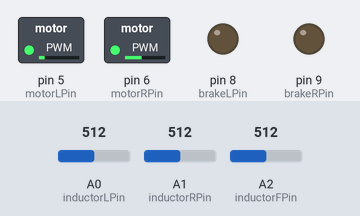
This sketch was run on a simulated Arduino Uno, built with avr-gcc and run on an emulated ATmega328P. On the bench: switched loads named in the sketch (green lamp = pin HIGH), output pins drawn as LEDs (lit = HIGH). The test bench sets the inputs (shaded band); at power-on: A0 (inductorLPin) = 512, A2 (inductorFPin) = 512, A1 (inductorRPin) = 512.

Above: at 1.2 s.
1.3 s: A0 (inductorLPin) set to 340
At 2.4 s:
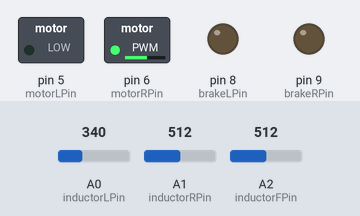
2.8 s: A2 (inductorFPin) set to 358
5.8 s: A2 (inductorFPin) set to 338
8.5 s: A1 (inductorRPin) set to 340
At 9.0 s:
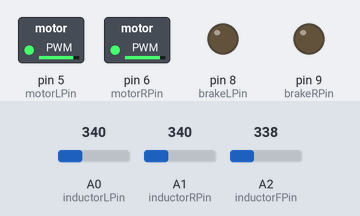
11.0 s: A0 (inductorLPin) set to 511
At 12.1 s:
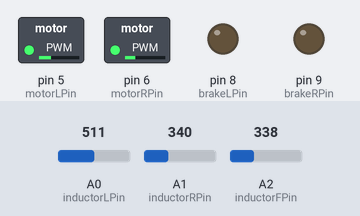
12.5 s: A1 (inductorRPin) set to 716
At 13.3 s:
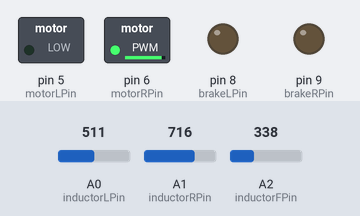
Timing chart, 0 to 34.2 s (numbered marks = the images above; inputs shaded):
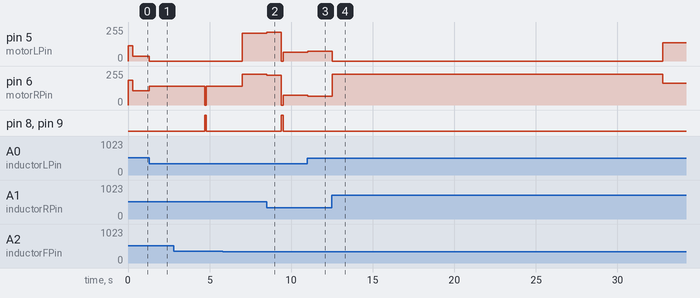

Measured:
- after the input at 1.3 s, pin 5 (motorLPin): 34/255 → 0/255 at once; pin 6 (motorRPin): 106/255 → 140/255 at once
- after the input at 8.5 s, pin 5 (motorLPin): 209/255 → 217/255 at once, → 0/255 0.90 s later, → 67/255 0.10 s later
- after the input at 11.0 s, pin 5 (motorLPin): 67/255 → 75/255 at once; pin 6 (motorRPin): 72/255 → 64/255 at once
- after the input at 12.5 s, pin 5 (motorLPin): 75/255 → 0/255 at once, → 137/255 20.3 s later; pin 6 (motorRPin): 64/255 → 232/255 at once, → 162/255 20.3 s later

The sketch:

brake_test.ino
```cpp
////////////////////////////////////////////////////////////////////////////////
/*
Mouse.ino
C++ code for controlling a line following robot.
Inductors are used as pickup coils to sense an induced voltage from a wire
(20kHz, 1A pp). An additional optical sensor is used to look ahead, and
determine if the robot is travelling straight; if so, the motor speed is
increased.
PID control is used to control the robots positioning (PID.h library)

Author: Alex Robb, University of Bath
Date: 17/2/19
*/
////////////////////////////////////////////////////////////////////////////////
//Includes and libraries

#include <PID_v1.h>

#define motorLPin 5
#define motorRPin 6
#define brakeLPin 8
#define brakeRPin 9

#define inductorLPin A0
#define inductorRPin A1
#define inductorFPin A2

////////////////////////////////////////////////////////////////////////////////
//PID setup
int baseSpeed = 70;
const int boostSpeed = 220;
const int startSpeed = 150;
const int slowSpeed = 0;

//Setpoint for inductor voltage
double setpoint;
//Result of adding both inductor inputs
double totalError;

//Output of PID calculation, added/subtracted from motor speed
double motorChange;

bool brake;

//Varibles to store values from inductor
int inductorLValue;
int inductorRValue;
int inductorFValue;

double distanceError;

double kp = 12;
double ki = 0;
double kd = 0.5;

//Create PID object   (input, setpoint, kp, ki, kd, sampleTime)
PID sensorPID(&distanceError, &motorChange, &setpoint, kp, ki, kd, DIRECT);

////////////////////////////////////////////////////////////////////////////////
//Setup: run once
void setup() {

  //Set pimodes to input/output
  pinMode(inductorLPin, INPUT);
  pinMode(inductorRPin, INPUT);
  pinMode(motorLPin, OUTPUT);
  pinMode(motorRPin, OUTPUT);
  pinMode(brakeLPin, OUTPUT);
  pinMode(brakeRPin, OUTPUT);
  pinMode(7,INPUT_PULLUP);

  //Initialise the inductor value variables
  inductorLValue = analogRead(inductorLPin);
  inductorRValue = analogRead(inductorRPin);

  //totalError = inductorLeftValue - inductorRightValue;
  totalError = inductorLValue - inductorRValue;
  distanceError = (0.05244*totalError) + (3.013);
  //distanceError = (-5.065e-8*pow(totalError,3)) + (-2.839e-07*pow(totalError,2)) + (0.09438*totalError) + 0.2026;

  //Initialise setpoint variable as current position error
  //Position the inductors equidistant from the wire, and turn arduino power on
  setpoint = distanceError+3;
  brake = false;

  sensorPID.SetOutputLimits((-1 * baseSpeed), baseSpeed);

  sensorPID.SetMode(AUTOMATIC);

  sensorPID.SetSampleTime(1);

  //Serial.begin(9600);
}
////////////////////////////////////////////////////////////////////////////////
//brake: brakes the motors
void brakeMotor(){
  digitalWrite(motorRPin, LOW);
  digitalWrite(motorLPin, LOW);
  delay(2);
  digitalWrite(brakeRPin, HIGH);
  digitalWrite(brakeLPin, HIGH);
}
////////////////////////////////////////////////////////////////////////////////
//setMotorSpeeds: sets the speed of both left/right motors
void setMotorSpeeds(){
  int motorLSpeed;
  int motorRSpeed;

  int now = millis();
  brake = false;


  if(now>9400 && now<=9500 || now>4700 && now<4800){
    brakeMotor();
    brake = true;

  }
  else if(now > 7000 && now <= 9450){
    motorLSpeed = boostSpeed - motorChange;
    motorRSpeed = boostSpeed + motorChange;
    sensorPID.SetTunings(0.9,0,0);
    sensorPID.SetOutputLimits((-1 * boostSpeed),boostSpeed);
  }

  else if (inductorFValue <= 350 && distanceError < 0 && ((now > 4250 && now < 5500) || now>8500)){
    sensorPID.SetOutputLimits((-1*boostSpeed), boostSpeed);
    //sensorPID.SetTunings(12,0,0.5);
    motorRSpeed = boostSpeed + motorChange;
    motorLSpeed = 0;
  }
  else{
    motorLSpeed = baseSpeed - motorChange;
    motorRSpeed = baseSpeed + motorChange;
    sensorPID.SetOutputLimits((-1*baseSpeed), baseSpeed);
  }

  if (now<300){
    motorLSpeed = startSpeed - motorChange;
    motorRSpeed = startSpeed + motorChange;
    sensorPID.SetOutputLimits((-1 * startSpeed),startSpeed);
  }
  if(!brake){
  digitalWrite(brakeLPin, LOW);
  digitalWrite(brakeRPin, LOW);
  delay(2);
  analogWrite(motorLPin, motorLSpeed);
  analogWrite(motorRPin, motorRSpeed);

  constrain(motorLSpeed,0,255);
  constrain(motorRSpeed,0,255);
  }
//  Serial.print(motorLSpeed);
//  Serial.print("   ");
//  Serial.println(motorRSpeed);


}
////////////////////////////////////////////////////////////////////////////////
//loop: run repeatedly
void loop() {


      inductorFValue = analogRead(inductorFPin);


    inductorLValue = analogRead(inductorLPin);
    inductorRValue = analogRead(inductorRPin);


//    Serial.print(inductorLValue);
//    Serial.print("   ");
//    Serial.print(inductorRValue);
//    Serial.print("   ");
 //  Serial.println(inductorFValue);

    totalError = inductorLValue - inductorRValue;
    distanceError = (0.05244*totalError) + (3.013);
    //distanceError = (-5.065e-8*pow(totalError,3)) + (-2.839e-07*pow(totalError,2)) + (0.09438*totalError) + 0.2026;
    //Serial.println(distanceError);

    //totalError = inductorLValue - inductorRValue;
    //Serial.println(totalError);
    //lastRead = millis();


    sensorPID.Compute();
    //Serial.println(motorChange);

    setMotorSpeeds();

}
```
